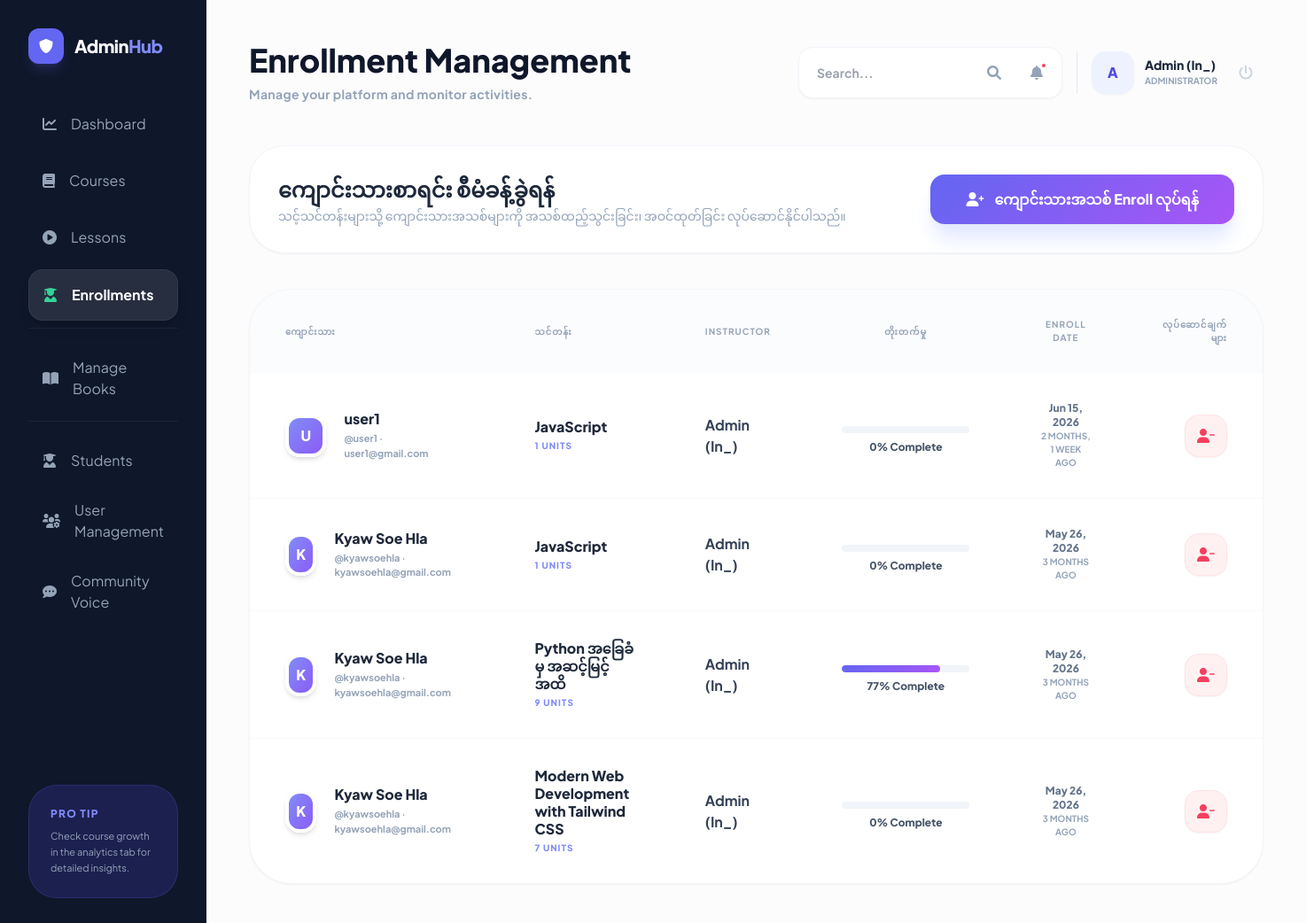
/manage/enrollments/ (signed in), run on the app's committed database.
### courses/models.py (models this page shows, shortened)
class Enrollment(models.Model):
    student = models.ForeignKey(User, on_delete=models.CASCADE, related_name='enrollments')
    course = models.ForeignKey(Course, on_delete=models.CASCADE, related_name='enrolled_students')
    date_enrolled = models.DateTimeField(auto_now_add=True)
    completed_lessons = models.ManyToManyField(Lesson, blank=True, related_name='completed_by_students')
    class Meta:
        unique_together = ('student', 'course')
    @property
    def progress_percentage(self):
        total_lessons = self.course.lessons.count()
        if total_lessons == 0:
            return 0
        completed_count = self.completed_lessons.count()
        return int((completed_count / total_lessons) * 100)

class Course(models.Model):
    title = models.CharField(max_length=200)
    description = models.TextField()
    thumbnail = models.ImageField(upload_to='courses/thumbnails/', blank=True, null=True)
    instructor = models.ForeignKey(User, on_delete=models.CASCADE, related_name='courses_taught')
    created_at = models.DateTimeField(auto_now_add=True)
    updated_at = models.DateTimeField(auto_now=True)

### courses/views.py (the view)
# urls.py: path('manage/enrollments/', views.manage_enrollments, name='manage_enrollments'),
@login_required
@user_passes_test(is_instructor)
def manage_enrollments(request):
    if is_admin(request.user):
        enrollments = Enrollment.objects.select_related('student', 'student__profile', 'course', 'course__instructor') \
            .prefetch_related('completed_lessons').order_by('-date_enrolled')
    else:
        enrollments = Enrollment.objects.filter(course__instructor=request.user) \
            .select_related('student', 'student__profile', 'course', 'course__instructor') \
            .prefetch_related('completed_lessons').order_by('-date_enrolled')
    return render(request, 'courses/management/manage_enrollments.html', {'enrollments': enrollments})

### courses/context_processors.py (called while the page is built)
def user_roles(request):
    if request.user.is_authenticated:
        return {
            'is_admin_user': _is_admin(request.user),
            'is_instructor_user': _is_instructor(request.user),
            'user_role_label': (request.user.profile.role if hasattr(request.user, 'profile') else 'student')
        }
    return {
        'is_admin_user': False,
        'is_instructor_user': False,
        'user_role_label': 'guest'
    }

### courses/helpers.py (called while the page is built)
def is_admin(user):
    if user.is_superuser:
        return True
    if hasattr(user, 'profile'):
        return user.profile.role == 'admin'
    return False

def is_instructor(user):
    if user.is_superuser:
        return True
    if hasattr(user, 'profile'):
        return user.profile.role == 'instructor'
    return False

### courses/templates/courses/management/manage_enrollments.html (shortened to what this page needs)
{% extends 'base.html' %}
{% block content %}
<div class="min-h-screen bg-[#fcfcfd] flex flex-col lg:flex-row">
    {% include 'courses/admin_sidebar_snippet.html' %}
    <main class="flex-grow p-6 lg:p-12">
        {% include 'courses/admin_topbar_snippet.html' with title="Enrollment Management" subtitle="Total "|add:enrollments.count|add:" active enrollments on the platform." %}
        <div class="mb-10">
            <div class="flex flex-col md:flex-row md:items-center justify-between gap-6 bg-white p-8 rounded-[2.5rem] border border-slate-100 shadow-sm">
                <div class="space-y-1">
                    <h2 class="text-2xl font-black text-slate-800">ကျောင်းသားစာရင်း စီမံခန့်ခွဲရန်</h2>
                    <p class="text-slate-400 text-sm font-medium">သင့်သင်တန်းများသို့ ကျောင်းသားအသစ်များကို အသစ်ထည့်သွင်းခြင်း၊ အဝင်ထုတ်ခြင်း လုပ်ဆောင်နိုင်ပါသည်။</p>
                </div>
                <a href="{% url 'enroll_student_general' %}" class="custom-gradient text-white px-10 py-4 rounded-2xl font-black shadow-xl shadow-indigo-100 hover:scale-105 transition-all flex items-center justify-center group">
                    <i class="fas fa-user-plus mr-3"></i> ကျောင်းသားအသစ် Enroll လုပ်ရန်
                </a>
            </div>
        </div>
        <div class="bg-white rounded-[3rem] shadow-sm border border-slate-100 overflow-hidden" data-aos="fade-up">
            {% if enrollments %}
            <div class="overflow-x-auto">
                <table class="w-full text-left">
                    <thead class="text-slate-400 text-[10px] uppercase tracking-widest font-black bg-slate-50/50">
                        <tr>
                            <th class="px-10 py-8">ကျောင်းသား</th>
                            <th class="px-10 py-8">သင်တန်း</th>
                            {% if is_admin_user %}
                            <th class="px-10 py-8">Instructor</th>
                            {% endif %}
                            <th class="px-10 py-8 text-center">တိုးတက်မှု</th>
                            <th class="px-10 py-8 text-center">Enroll Date</th>
                            <th class="px-10 py-8 text-right">လုပ်ဆောင်ချက်များ</th>
                        </tr>
                    </thead>
                    <tbody class="divide-y divide-slate-50">
                        {% for enrollment in enrollments %}
                        <tr class="group hover:bg-slate-50/30 transition-all">
                            <td class="px-10 py-8">
                                <div class="flex items-center space-x-5">
                                    <div class="w-12 h-12 rounded-2xl bg-gradient-to-br from-indigo-400 to-violet-500 flex items-center justify-center text-white font-black shadow-md border-4 border-white transition-transform group-hover:scale-110">
                                        {{ enrollment.student.first_name|slice:":1"|default:enrollment.student.username|slice:":1"|upper }}
                                    </div>
                                    <div>
                                        <p class="font-black text-slate-800 leading-tight mb-1">
                                            {{ enrollment.student.get_full_name|default:enrollment.student.username }}
                                        </p>
                                        <p class="text-[11px] font-bold text-slate-400">@{{ enrollment.student.username }} · {{ enrollment.student.email }}</p>
                                    </div>
                                </div>
                            </td>
                            <td class="px-10 py-8">
                                <div>
                                    <p class="font-black text-slate-800 leading-tight mb-1 group-hover:text-indigo-600 transition-colors">{{ enrollment.course.title }}</p>
                                    <p class="text-[10px] font-black uppercase tracking-widest text-indigo-400">{{ enrollment.course.lessons.count }} Units</p>
                                </div>
                            </td>
                            {% if is_admin_user %}
                            <td class="px-10 py-8">
                                <p class="font-bold text-slate-700">{{ enrollment.course.instructor.get_full_name|default:enrollment.course.instructor.username }}</p>
                            </td>
                            {% endif %}
                            <td class="px-10 py-8 text-center">
                                <div class="inline-flex items-center flex-col gap-2 w-36">
                                    <div class="w-full bg-slate-100 rounded-full h-2 overflow-hidden">
                                        <div class="h-full rounded-full custom-gradient transition-all" style="width: {{ enrollment.progress_percentage }}%"></div>
                                    </div>
                                    <p class="text-xs font-black text-slate-600">{{ enrollment.progress_percentage }}% Complete</p>
                                </div>
                            </td>
                            <td class="px-10 py-8 text-center">
                                <p class="text-xs font-black text-slate-500">{{ enrollment.date_enrolled|date:"M d, Y" }}</p>
                                <p class="text-[10px] font-bold text-slate-400 uppercase">{{ enrollment.date_enrolled|timesince }} ago</p>
                            </td>
                            <td class="px-10 py-8 text-right">
                                <form action="{% url 'remove_enrollment' enrollment.pk %}" method="post" onsubmit="return confirm('Are you sure you want to remove this enrollment?');">
                                    <button type="submit" class="inline-flex items-center w-12 h-12 rounded-2xl bg-rose-50 text-rose-500 hover:bg-rose-500 hover:text-white transition-all shadow-sm border border-rose-100 hover:border-rose-500">
                                        <i class="fas fa-user-minus mx-auto"></i>
                                    </button>
                                </form>
                            </td>
                        </tr>
                        {% endfor %}
                    </tbody>
                </table>
            </div>
            {% endif %}
        </div>
    </main>
</div>
{% endblock %}

### courses/templates/courses/admin_topbar_snippet.html (shortened to what this page needs)
<header class="relative z-[60] flex flex-col md:flex-row md:items-center justify-between mb-12 gap-6" data-aos="fade-down">
    <div>
        <h1 class="text-4xl font-black text-slate-900 mb-2">{% block admin_title %}{{ title|default:"Admin Dashboard" }}{% endblock %}</h1>
        <p class="text-slate-400 font-bold text-sm tracking-wide">{% block admin_subtitle %}Manage your platform and monitor activities.{% endblock %}</p>
    </div>
    <div class="flex items-center space-x-4 relative">
        <div class="bg-white p-2 rounded-2xl shadow-sm border border-slate-100 flex items-center space-x-2 relative z-10">
            <form action="{% url 'admin_search' %}" method="GET" class="flex items-center">
                <input type="text" name="q" placeholder="Search..." class="bg-transparent border-none text-sm font-bold text-slate-600 px-3 py-1 outline-none w-32 md:w-48">
                <button type="submit" class="w-10 h-10 rounded-xl hover:bg-slate-50 text-slate-400 transition-all"><i class="fas fa-search"></i></button>
            </form>
            <div class="relative group/notifications">
                <button class="w-10 h-10 rounded-xl hover:bg-slate-50 text-slate-400 transition-all relative">
                    <i class="fas fa-bell"></i>
                    {% if unread_admin_notifications_count > 0 %}
                        <span class="absolute top-2 right-2 w-2 h-2 bg-rose-500 rounded-full border-2 border-white"></span>
                    {% endif %}
                </button>
            </div>
        </div>
        <div class="flex items-center space-x-3 pl-4 border-l border-slate-200">
            <div class="w-12 h-12 rounded-2xl bg-indigo-50 flex items-center justify-center text-indigo-600 font-black shadow-sm">
                {{ user.username|slice:":1"|upper }}
            </div>
            <div class="hidden md:block">
                <p class="text-sm font-black text-slate-800 leading-none mb-1">
                    {% if user.get_full_name %}
                        {{ user.get_full_name }}
                    {% else %}
                        {{ user.username }}
                    {% endif %}
                </p>
                <p class="text-[10px] font-bold text-slate-400 uppercase">
                    {% if is_admin_user %}Administrator{% elif is_instructor_user %}Instructor{% else %}User{% endif %}
                </p>
            </div>
            <form action="{% url 'logout' %}" method="post" class="ml-2">
                <button type="submit" class="w-10 h-10 rounded-xl hover:bg-rose-50 text-slate-300 hover:text-rose-500 transition-all">
                    <i class="fas fa-power-off"></i>
                </button>
            </form>
        </div>
    </div>
</header>

### templates/base.html (style rules this page uses)
:root { --primary: #6366f1; --primary-dark: #4f46e5; --secondary: #a855f7; --accent: #f43f5e; --bg-slate: #f8fafc; }
body { font-family: 'Plus Jakarta Sans', 'Pyidaungsu', sans-serif; scroll-behavior: smooth; }
.custom-gradient { background: linear-gradient(135deg, var(--primary) 0%, var(--secondary) 100%); }

### data on the page
Enrollment: student.first_name "U", student.get_full_name "user1", student.username "user1", student.email "user1@gmail.com", course "JavaScript", course.lessons.count "1", course.instructor.get_full_name "Admin (In_)", progress_percentage "0", date_enrolled "Jun 15, 2026", date_enrolled "2 MONTHS, 1 WEEK"
Enrollment: student.first_name "K", student.get_full_name "Kyaw Soe Hla", student.username "kyawsoehla", student.email "kyawsoehla@gmail.com", course "JavaScript", course.lessons.count "1", course.instructor.get_full_name "Admin (In_)", progress_percentage "0", date_enrolled "May 26, 2026", date_enrolled "3 MONTHS"
Enrollment: student.first_name "K", student.get_full_name "Kyaw Soe Hla", student.username "kyawsoehla", student.email "kyawsoehla@gmail.com", course "Python အခြေခံမှ အဆင့်မြင့်အထိ", course.lessons.count "9", course.instructor.get_full_name "Admin (In_)", progress_percentage "77", date_enrolled "May 26, 2026", date_enrolled "3 MONTHS"
Enrollment: student.first_name "K", student.get_full_name "Kyaw Soe Hla", student.username "kyawsoehla", student.email "kyawsoehla@gmail.com", course "Modern Web Development with Tailwind CSS", course.lessons.count "7", course.instructor.get_full_name "Admin (In_)", progress_percentage "0", date_enrolled "May 26, 2026", date_enrolled "3 MONTHS"

### other printed values
{{ title|default:"Admin Dashboard" }} "Enrollment Management"
{{ user.username|slice:":1"|upper }} "A"
{{ user.get_full_name }} "Admin (In_)"
